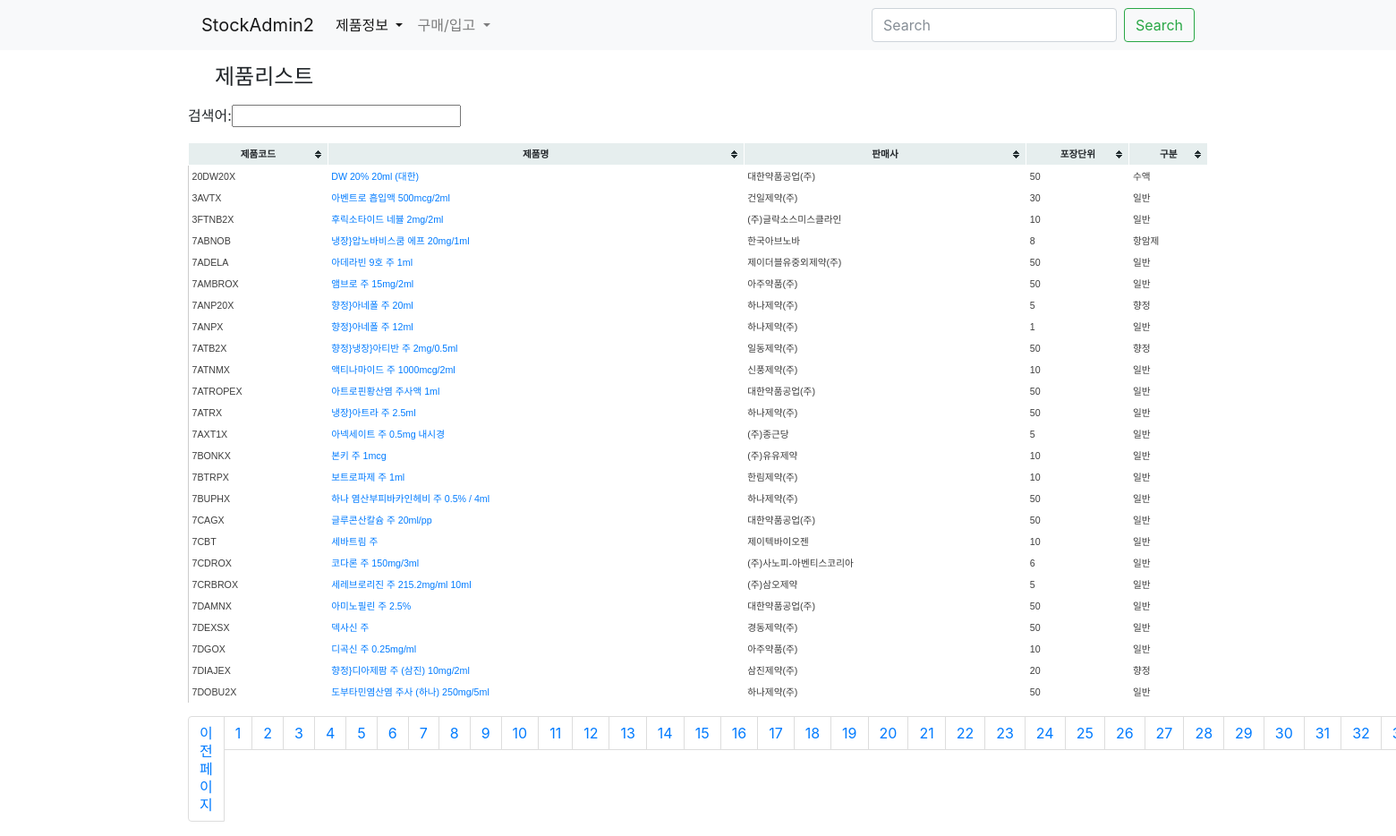
The app's page /product/ with its own data.
### product/models.py (models this page shows, shortened)
class Product(models.Model):
    name = models.CharField('제품명', max_length=50, unique=True)
    code = models.CharField('제품코드', max_length=50, unique=True)
    edi_code = models.CharField('보험코드', max_length=50, blank=True, default="")
    company = models.CharField('판매사', max_length=50, blank=True, default="")
    std_unit = models.CharField('제품규격', max_length=10, choices=zip(STD_UNITs, STD_UNITs), default="")
    pkg_amount = models.IntegerField('포장수량', default=1)
    etc_class = models.CharField('기타구분', max_length=10, choices=zip(ETC_CLASS, ETC_CLASS), default='일반')
    apply_root = models.CharField('복용방법', max_length=50, blank=True, default="")
    unit = models.CharField('적용단위', max_length=50, blank=True, default="")
    unit_amount = models.CharField('규격단위량', max_length=50, blank=True, default="")
    op_type = models.CharField('마약류구분', blank=True, max_length=50, default="")
    updated = models.DateTimeField(auto_now=True)
    created = models.DateTimeField(auto_now_add=True)
    objects = ProductManager()
    class Meta:
        verbose_name = '제품'
        verbose_name_plural = '제품'
        ordering = '-created',
    def get_absolute_url(self):
        return reverse('product:detail', args=(self.pk,))

### product/views.py (the view)
# urls.py: path('', ProductListView.as_view(), name='list'),
class ProductListView(SlicePaginatorMixin, ListView):
    model = Product
    paginate_by = 25
    def get_queryset(self):
        qs = super(ProductListView, self).get_queryset()
        qf = QueryFilter(self.request, qs)
        return qf.filter_by_search()
    def get_context_data(self, **kwargs):
        context = super(ProductListView, self).get_context_data(**kwargs)
        qf = QueryFilter(self.request)
        context['search_filter_form'] = qf.get_search_filter_form()
        return context

### core/filter/forms.py
class SearchFilterForm(forms.Form):
    search = forms.CharField(label='검색어', required=False)

### core/filter/views.py (called while the page is built)
    def get_search_filter_form(self):
        Form = self.form_classes['search']
        search_form = Form(self.request.GET or None)
        return search_form

    def filter_by_search(self, app_name=None, queryset=None, inplace=True):
        search_form = self.get_search_filter_form()
        qs = queryset or self.queryset
        if not qs:
            return qs
        if search_form.is_valid():
            searches = search_form.cleaned_data.get('search')
            qs = filter_searches(qs, searches, app_name or self.app_name)
        if inplace:
            self.queryset = qs
        return qs

### product/managers.py (called while the page is built)
    def get_queryset(self):
        return ProductQuerySet(self.model, using=self._db)

### product/templates/product/product_list.html
{% extends "product/product_base.html" %}
{% block product_header %}
<h4>제품리스트</h4>
{% endblock product_header %}
{% block product_content %}
<form action=".">
{{ search_filter_form }}
</form>
<table class="tablesorter tablesorter-sortable">
    <thead>
        <tr>
            <th>제품코드</th>
            <th>제품명</th>
            <th>판매사</th>
            <th>포장단위</th>
            <th>구분</th>
        </tr>
    </thead>
    <tbody>
        {% for object in object_list %}
        <tr>
            <td>{{ object.code }}</td>
            <td><a href="{{ object.get_absolute_url }}">{{ object.name }}</a></td>
            <td>{{ object.company }}</td>
            <td>{{ object.pkg_amount }}</td>
            <td>{{ object.etc_class }}</td>
        </tr>
        {% endfor %}
    </tbody>
</table>
<div class="text-center">
{% include "components/paginator.html" %}
</div>
{% endblock product_content %}

### static/tablesorter/themes/blue/style.css (style rules this page uses)
table.tablesorter { font-family:arial; background-color: #CDCDCD; margin:10px 0pt 15px; font-size: 8pt; width: 100%; text-align: left; }
table.tablesorter thead tr th, table.tablesorter tfoot tr th { background-color: #e6EEEE; border: 1px solid #FFF; font-size: 8pt; padding: 4px; }
table.tablesorter thead tr .header { background-image: url(bg.gif); background-repeat: no-repeat; background-position: center right; cursor: pointer; }
table.tablesorter tbody td { color: #3D3D3D; padding: 4px; background-color: #FFF; vertical-align: top; }

### static/css/common.css (style rules this page uses)
input[name=search] { height: 25px !important; }
table.tablesorter thead { text-align: center; }

### records on screen
Product: code "20DW20X", name "DW 20% 20ml (대한)", company "대한약품공업(주)", pkg_amount "50", etc_class "수액"
Product: code "3AVTX", name "아벤트로 흡입액 500mcg/2ml", company "건일제약(주)", pkg_amount "30", etc_class "일반"
Product: code "3FTNB2X", name "후릭소타이드 네뷸 2mg/2ml", company "(주)글락소스미스클라인", pkg_amount "10", etc_class "일반"
Product: code "7ABNOB", name "냉장}압노바비스쿰 에프 20mg/1ml", company "한국아브노바", pkg_amount "8", etc_class "항암제"
Product: code "7ADELA", name "아데라빈 9호 주 1ml", company "제이더블유중외제약(주)", pkg_amount "50", etc_class "일반"
Product: code "7AMBROX", name "앰브로 주 15mg/2ml", company "아주약품(주)", pkg_amount "50", etc_class "일반"
Product: code "7ANP20X", name "향정}아네폴 주 20ml", company "하나제약(주)", pkg_amount "5", etc_class "향정"
Product: code "7ANPX", name "향정}아네폴 주 12ml", company "하나제약(주)", pkg_amount "1", etc_class "일반"
Product: code "7ATB2X", name "향정}냉장}아티반 주 2mg/0.5ml", company "일동제약(주)", pkg_amount "50", etc_class "향정"
Product: code "7ATNMX", name "액티나마이드 주 1000mcg/2ml", company "신풍제약(주)", pkg_amount "10", etc_class "일반"
Product: code "7ATROPEX", name "아트로핀황산염 주사액 1ml", company "대한약품공업(주)", pkg_amount "50", etc_class "일반"
Product: code "7ATRX", name "냉장}아트라 주 2.5ml", company "하나제약(주)", pkg_amount "50", etc_class "일반"
Product: code "7AXT1X", name "아넥세이트 주 0.5mg 내시경", company "(주)종근당", pkg_amount "5", etc_class "일반"
Product: code "7BONKX", name "본키 주 1mcg", company "(주)유유제약", pkg_amount "10", etc_class "일반"
Product: code "7BTRPX", name "보트로파제 주 1ml", company "한림제약(주)", pkg_amount "10", etc_class "일반"
Product: code "7BUPHX", name "하나 염산부피바카인헤비 주 0.5% / 4ml", company "하나제약(주)", pkg_amount "50", etc_class "일반"
Product: code "7CAGX", name "글루콘산칼슘 주 20ml/pp", company "대한약품공업(주)", pkg_amount "50", etc_class "일반"
Product: code "7CBT", name "세바트림 주", company "제이텍바이오젠", pkg_amount "10", etc_class "일반"
Product: code "7CDROX", name "코다론 주 150mg/3ml", company "(주)사노피-아벤티스코리아", pkg_amount "6", etc_class "일반"
Product: code "7CRBROX", name "세레브로리진 주 215.2mg/ml 10ml", company "(주)삼오제약", pkg_amount "5", etc_class "일반"
Product: code "7DAMNX", name "아미노필린 주 2.5%", company "대한약품공업(주)", pkg_amount "50", etc_class "일반"
Product: code "7DEXSX", name "덱사신 주", company "경동제약(주)", pkg_amount "50", etc_class "일반"
Product: code "7DGOX", name "디곡신 주 0.25mg/ml", company "아주약품(주)", pkg_amount "10", etc_class "일반"
Product: code "7DIAJEX", name "향정}디아제팜 주 (삼진) 10mg/2ml", company "삼진제약(주)", pkg_amount "20", etc_class "향정"
Product: code "7DOBU2X", name "도부타민염산염 주사 (하나) 250mg/5ml", company "하나제약(주)", pkg_amount "50", etc_class "일반"

### other values on screen
{{ i }} "1" "2" "3" "4" "5" "6" "7" "8" "9" "10" "11" "12" "13" "14" "15" "16" "17" "18" "19" "20" "21" "22" "23" "24" "25" "26" "27" "28" "29" "30" "31" "32"
